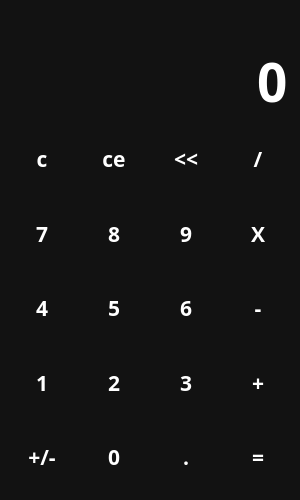
<?xml version="1.0" encoding="UTF-8"?>
<ui version="4.0">
 <class>MainWindow</class>
 <widget class="QMainWindow" name="MainWindow">
  <property name="geometry">
   <rect>
    <x>0</x>
    <y>0</y>
    <width>300</width>
    <height>500</height>
   </rect>
  </property>
  <property name="minimumSize">
   <size>
    <width>300</width>
    <height>500</height>
   </size>
  </property>
  <property name="windowTitle">
   <string>Calculator</string>
  </property>
  <property name="windowIcon">
   <iconset>
    <normaloff>:/icons/sharp_calculate_black_24dp.png</normaloff>:/icons/sharp_calculate_black_24dp.png</iconset>
  </property>
  <property name="styleSheet">
   <string notr="true">QWidget {
	color: white;
	background-color: #121212;
	font-family: Rubik;
	font-size: 16pt;
	font-weight: 600;
}

QPushButton {
	background-color: transparent;
	border: none;
}

QPushButton:hover {
	background-color: #666;
}

QPushButton:pressed {
	background-color: #888;
}</string>
  </property>
  <widget class="QWidget" name="centralwidget">
   <layout class="QVBoxLayout" name="verticalLayout">
    <item>
     <widget class="QLabel" name="lbl_temp">
      <property name="sizePolicy">
       <sizepolicy hsizetype="Preferred" vsizetype="Maximum">
        <horstretch>0</horstretch>
        <verstretch>0</verstretch>
       </sizepolicy>
      </property>
      <property name="minimumSize">
       <size>
        <width>0</width>
        <height>0</height>
       </size>
      </property>
      <property name="styleSheet">
       <string notr="true">color: #888;</string>
      </property>
      <property name="text">
       <string/>
      </property>
      <property name="alignment">
       <set>Qt::AlignRight|Qt::AlignTrailing|Qt::AlignVCenter</set>
      </property>
     </widget>
    </item>
    <item>
     <widget class="QLineEdit" name="le_entry">
      <property name="sizePolicy">
       <sizepolicy hsizetype="Expanding" vsizetype="Maximum">
        <horstretch>0</horstretch>
        <verstretch>0</verstretch>
       </sizepolicy>
      </property>
      <property name="styleSheet">
       <string notr="true">font-size: 40pt;
border: none;</string>
      </property>
      <property name="text">
       <string>0</string>
      </property>
      <property name="maxLength">
       <number>10</number>
      </property>
      <property name="alignment">
       <set>Qt::AlignRight|Qt::AlignTrailing|Qt::AlignVCenter</set>
      </property>
      <property name="readOnly">
       <bool>true</bool>
      </property>
     </widget>
    </item>
    <item>
     <layout class="QGridLayout" name="Layout_buttons">
      <item row="4" column="3">
       <widget class="QPushButton" name="btn_calc">
        <property name="sizePolicy">
         <sizepolicy hsizetype="Minimum" vsizetype="Expanding">
          <horstretch>0</horstretch>
          <verstretch>0</verstretch>
         </sizepolicy>
        </property>
        <property name="cursor">
         <cursorShape>PointingHandCursor</cursorShape>
        </property>
        <property name="text">
         <string>=</string>
        </property>
        <property name="shortcut">
         <string>=</string>
        </property>
       </widget>
      </item>
      <item row="4" column="2">
       <widget class="QPushButton" name="btn_point">
        <property name="sizePolicy">
         <sizepolicy hsizetype="Minimum" vsizetype="Expanding">
          <horstretch>0</horstretch>
          <verstretch>0</verstretch>
         </sizepolicy>
        </property>
        <property name="cursor">
         <cursorShape>PointingHandCursor</cursorShape>
        </property>
        <property name="text">
         <string>.</string>
        </property>
        <property name="shortcut">
         <string>.</string>
        </property>
       </widget>
      </item>
      <item row="4" column="1">
       <widget class="QPushButton" name="btn_0">
        <property name="sizePolicy">
         <sizepolicy hsizetype="Minimum" vsizetype="Expanding">
          <horstretch>0</horstretch>
          <verstretch>0</verstretch>
         </sizepolicy>
        </property>
        <property name="cursor">
         <cursorShape>PointingHandCursor</cursorShape>
        </property>
        <property name="text">
         <string>0</string>
        </property>
        <property name="shortcut">
         <string>0</string>
        </property>
       </widget>
      </item>
      <item row="4" column="0">
       <widget class="QPushButton" name="btn_neg">
        <property name="sizePolicy">
         <sizepolicy hsizetype="Minimum" vsizetype="Expanding">
          <horstretch>0</horstretch>
          <verstretch>0</verstretch>
         </sizepolicy>
        </property>
        <property name="cursor">
         <cursorShape>PointingHandCursor</cursorShape>
        </property>
        <property name="text">
         <string>+/-</string>
        </property>
       </widget>
      </item>
      <item row="2" column="0">
       <widget class="QPushButton" name="btn_4">
        <property name="sizePolicy">
         <sizepolicy hsizetype="Minimum" vsizetype="Expanding">
          <horstretch>0</horstretch>
          <verstretch>0</verstretch>
         </sizepolicy>
        </property>
        <property name="cursor">
         <cursorShape>PointingHandCursor</cursorShape>
        </property>
        <property name="text">
         <string>4</string>
        </property>
        <property name="shortcut">
         <string>4</string>
        </property>
       </widget>
      </item>
      <item row="3" column="3">
       <widget class="QPushButton" name="btn_add">
        <property name="sizePolicy">
         <sizepolicy hsizetype="Minimum" vsizetype="Expanding">
          <horstretch>0</horstretch>
          <verstretch>0</verstretch>
         </sizepolicy>
        </property>
        <property name="cursor">
         <cursorShape>PointingHandCursor</cursorShape>
        </property>
        <property name="text">
         <string>+</string>
        </property>
        <property name="shortcut">
         <string>+</string>
        </property>
       </widget>
      </item>
      <item row="3" column="0">
       <widget class="QPushButton" name="btn_1">
        <property name="sizePolicy">
         <sizepolicy hsizetype="Minimum" vsizetype="Expanding">
          <horstretch>0</horstretch>
          <verstretch>0</verstretch>
         </sizepolicy>
        </property>
        <property name="cursor">
         <cursorShape>PointingHandCursor</cursorShape>
        </property>
        <property name="text">
         <string>1</string>
        </property>
        <property name="shortcut">
         <string>1</string>
        </property>
       </widget>
      </item>
      <item row="1" column="0">
       <widget class="QPushButton" name="btn_7">
        <property name="sizePolicy">
         <sizepolicy hsizetype="Minimum" vsizetype="Expanding">
          <horstretch>0</horstretch>
          <verstretch>0</verstretch>
         </sizepolicy>
        </property>
        <property name="cursor">
         <cursorShape>PointingHandCursor</cursorShape>
        </property>
        <property name="text">
         <string>7</string>
        </property>
        <property name="iconSize">
         <size>
          <width>24</width>
          <height>24</height>
         </size>
        </property>
        <property name="shortcut">
         <string>7</string>
        </property>
       </widget>
      </item>
      <item row="0" column="0">
       <widget class="QPushButton" name="btn_clear">
        <property name="sizePolicy">
         <sizepolicy hsizetype="Minimum" vsizetype="Expanding">
          <horstretch>0</horstretch>
          <verstretch>0</verstretch>
         </sizepolicy>
        </property>
        <property name="cursor">
         <cursorShape>PointingHandCursor</cursorShape>
        </property>
        <property name="text">
         <string>c</string>
        </property>
        <property name="iconSize">
         <size>
          <width>24</width>
          <height>24</height>
         </size>
        </property>
       </widget>
      </item>
      <item row="1" column="3">
       <widget class="QPushButton" name="btn_mul">
        <property name="sizePolicy">
         <sizepolicy hsizetype="Minimum" vsizetype="Expanding">
          <horstretch>0</horstretch>
          <verstretch>0</verstretch>
         </sizepolicy>
        </property>
        <property name="cursor">
         <cursorShape>PointingHandCursor</cursorShape>
        </property>
        <property name="text">
         <string>X</string>
        </property>
        <property name="iconSize">
         <size>
          <width>24</width>
          <height>24</height>
         </size>
        </property>
        <property name="shortcut">
         <string>*</string>
        </property>
       </widget>
      </item>
      <item row="2" column="1">
       <widget class="QPushButton" name="btn_5">
        <property name="sizePolicy">
         <sizepolicy hsizetype="Minimum" vsizetype="Expanding">
          <horstretch>0</horstretch>
          <verstretch>0</verstretch>
         </sizepolicy>
        </property>
        <property name="cursor">
         <cursorShape>PointingHandCursor</cursorShape>
        </property>
        <property name="text">
         <string>5</string>
        </property>
        <property name="shortcut">
         <string>5</string>
        </property>
       </widget>
      </item>
      <item row="2" column="2">
       <widget class="QPushButton" name="btn_6">
        <property name="sizePolicy">
         <sizepolicy hsizetype="Minimum" vsizetype="Expanding">
          <horstretch>0</horstretch>
          <verstretch>0</verstretch>
         </sizepolicy>
        </property>
        <property name="cursor">
         <cursorShape>PointingHandCursor</cursorShape>
        </property>
        <property name="text">
         <string>6</string>
        </property>
        <property name="shortcut">
         <string>6</string>
        </property>
       </widget>
      </item>
      <item row="1" column="1">
       <widget class="QPushButton" name="btn_8">
        <property name="sizePolicy">
         <sizepolicy hsizetype="Minimum" vsizetype="Expanding">
          <horstretch>0</horstretch>
          <verstretch>0</verstretch>
         </sizepolicy>
        </property>
        <property name="cursor">
         <cursorShape>PointingHandCursor</cursorShape>
        </property>
        <property name="text">
         <string>8</string>
        </property>
        <property name="iconSize">
         <size>
          <width>24</width>
          <height>24</height>
         </size>
        </property>
        <property name="shortcut">
         <string>8</string>
        </property>
       </widget>
      </item>
      <item row="0" column="2">
       <widget class="QPushButton" name="btn_backspace">
        <property name="sizePolicy">
         <sizepolicy hsizetype="Minimum" vsizetype="Expanding">
          <horstretch>0</horstretch>
          <verstretch>0</verstretch>
         </sizepolicy>
        </property>
        <property name="cursor">
         <cursorShape>PointingHandCursor</cursorShape>
        </property>
        <property name="text">
         <string>&lt;&lt;</string>
        </property>
        <property name="icon">
         <iconset>
          <normaloff>:/icons/sharp_backspace_white_24dp.png</normaloff>:/icons/sharp_backspace_white_24dp.png</iconset>
        </property>
        <property name="iconSize">
         <size>
          <width>24</width>
          <height>24</height>
         </size>
        </property>
        <property name="shortcut">
         <string>Backspace</string>
        </property>
       </widget>
      </item>
      <item row="2" column="3">
       <widget class="QPushButton" name="btn_sub">
        <property name="sizePolicy">
         <sizepolicy hsizetype="Minimum" vsizetype="Expanding">
          <horstretch>0</horstretch>
          <verstretch>0</verstretch>
         </sizepolicy>
        </property>
        <property name="cursor">
         <cursorShape>PointingHandCursor</cursorShape>
        </property>
        <property name="text">
         <string>-</string>
        </property>
        <property name="shortcut">
         <string>-</string>
        </property>
       </widget>
      </item>
      <item row="1" column="2">
       <widget class="QPushButton" name="btn_9">
        <property name="sizePolicy">
         <sizepolicy hsizetype="Minimum" vsizetype="Expanding">
          <horstretch>0</horstretch>
          <verstretch>0</verstretch>
         </sizepolicy>
        </property>
        <property name="cursor">
         <cursorShape>PointingHandCursor</cursorShape>
        </property>
        <property name="text">
         <string>9</string>
        </property>
        <property name="iconSize">
         <size>
          <width>24</width>
          <height>24</height>
         </size>
        </property>
        <property name="shortcut">
         <string>9</string>
        </property>
       </widget>
      </item>
      <item row="0" column="1">
       <widget class="QPushButton" name="btn_ce">
        <property name="sizePolicy">
         <sizepolicy hsizetype="Minimum" vsizetype="Expanding">
          <horstretch>0</horstretch>
          <verstretch>0</verstretch>
         </sizepolicy>
        </property>
        <property name="cursor">
         <cursorShape>PointingHandCursor</cursorShape>
        </property>
        <property name="text">
         <string>ce</string>
        </property>
        <property name="iconSize">
         <size>
          <width>24</width>
          <height>24</height>
         </size>
        </property>
        <property name="shortcut">
         <string>Del</string>
        </property>
       </widget>
      </item>
      <item row="3" column="2">
       <widget class="QPushButton" name="btn_3">
        <property name="sizePolicy">
         <sizepolicy hsizetype="Minimum" vsizetype="Expanding">
          <horstretch>0</horstretch>
          <verstretch>0</verstretch>
         </sizepolicy>
        </property>
        <property name="cursor">
         <cursorShape>PointingHandCursor</cursorShape>
        </property>
        <property name="text">
         <string>3</string>
        </property>
        <property name="shortcut">
         <string>3</string>
        </property>
       </widget>
      </item>
      <item row="0" column="3">
       <widget class="QPushButton" name="btn_div">
        <property name="sizePolicy">
         <sizepolicy hsizetype="Minimum" vsizetype="Expanding">
          <horstretch>0</horstretch>
          <verstretch>0</verstretch>
         </sizepolicy>
        </property>
        <property name="cursor">
         <cursorShape>PointingHandCursor</cursorShape>
        </property>
        <property name="text">
         <string>/</string>
        </property>
        <property name="iconSize">
         <size>
          <width>24</width>
          <height>24</height>
         </size>
        </property>
        <property name="shortcut">
         <string>/</string>
        </property>
       </widget>
      </item>
      <item row="3" column="1">
       <widget class="QPushButton" name="btn_2">
        <property name="sizePolicy">
         <sizepolicy hsizetype="Minimum" vsizetype="Expanding">
          <horstretch>0</horstretch>
          <verstretch>0</verstretch>
         </sizepolicy>
        </property>
        <property name="cursor">
         <cursorShape>PointingHandCursor</cursorShape>
        </property>
        <property name="text">
         <string>2</string>
        </property>
        <property name="shortcut">
         <string>2</string>
        </property>
       </widget>
      </item>
     </layout>
    </item>
   </layout>
  </widget>
 </widget>
 <resources/>
 <connections/>
</ui>
